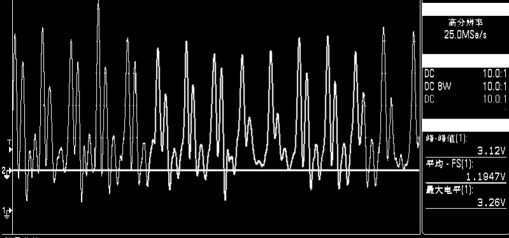
#> input picture Python_Opencv/图片黑白反转/1.png, 509 x 238 px
$ python 'Otsu二值化.py'
#> lines starting #> are read from the running program, lines starting #| are printed output that depends on the picture; after the words box and inside, x2 and y2 are one past the last pixel; in counts of white or black regions, pixels touching at a corner belong together
import cv2
import numpy as np
from matplotlib import pyplot as plt

#  这里用到到的函数还是 cv2.threshold()
#  但是需要多传入一个参数（flag）：cv2.THRESH_OTSU。这时要把阈值设为 0。然后算法会找到最优阈值，这个最优阈值就是返回值 retVal
#  如果不使用 Otsu 二值化，返回的retVal 值与设定的阈值相等。
#  高斯模糊降噪后二值化效果是最好的， ret2/ret3是二值化的最优阈值


# img = cv2.imread('image.jpg', 0)
img = cv2.imread('图片黑白反转/1.png', 0)
#> img is the input picture: shape (238, 509); min 0, max 255, mean 28.8
# cv2.imshow('IMG4', img)
# cv2.imwrite('IMG1.png', img)
# img1_gray = cv2.cvtColor(img1, cv2.COLOR_BGR2GRAY)
ret1, thresh1 = cv2.threshold(img, 127, 255, cv2.THRESH_BINARY)
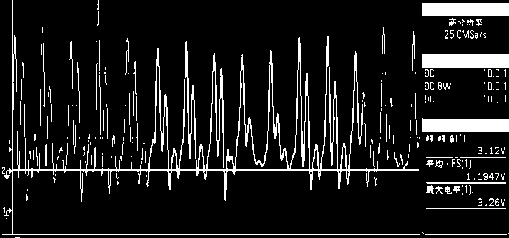
#> thresh1: shape (238, 509); 11% white; 238 white regions (181 under 20 px), largest, box (x1, y1, x2, y2) and area: (2, 0, 420, 235) 6290, (422, 54, 509, 68) 1218, (422, 118, 509, 132) 1132
ret2, thresh2 = cv2.threshold(img, 0, 255, cv2.THRESH_BINARY+cv2.THRESH_OTSU)
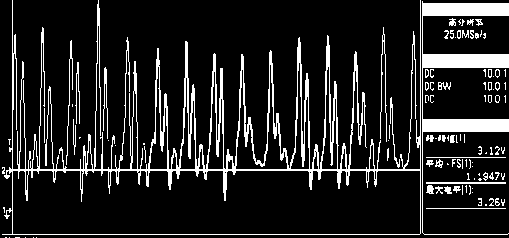
#> thresh2: shape (238, 509); 13.9% white; 111 white regions (67 under 20 px), largest, box (x1, y1, x2, y2) and area: (2, 0, 421, 235) 10428, (422, 1, 509, 235) 3758, (380, 27, 387, 142) 227
#> ret2 = 91
blur = cv2.GaussianBlur(img, (3, 3), 0)
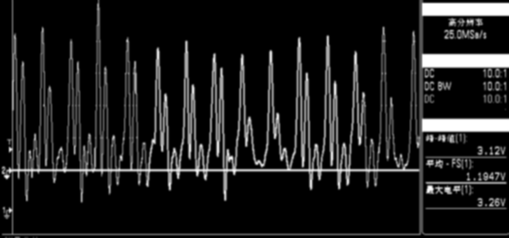
#> blur: shape (238, 509); min 0, max 255, mean 28.8
ret3, thresh3 = cv2.threshold(blur, 127, 255, cv2.THRESH_BINARY+cv2.THRESH_OTSU)
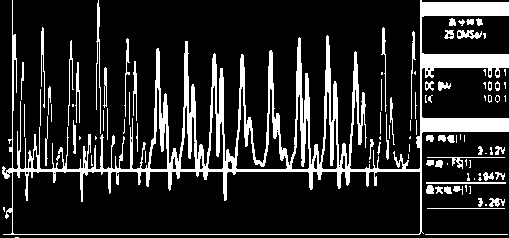
#> thresh3: shape (238, 509); 16.7% white; 102 white regions (46 under 20 px), largest, box (x1, y1, x2, y2) and area: (2, 0, 509, 235) 15908, (96, 0, 101, 134) 267, (41, 27, 45, 108) 168
#> ret3 = 71
titles = ['Original Image', 'BINARY', 'BINARY_INV', 'TRUNC', 'TOZERO', 'TOZERO_INV']
images = [img, thresh1, thresh2, thresh3]
print(ret1, ret2, ret3)
#| 127.0 91.0 71.0

# [4 lines of commented-out code are left out]

cv2.imshow('IMG1', thresh1)
cv2.imshow('IMG2', thresh2)
cv2.imshow('IMG3', thresh3)
cv2.imwrite('PigPeng.png', thresh3)
# plt.show()

if cv2.waitKey(0) & 0xff == ord('q'):
#> (key q is pressed here)
    cv2.destroyAllWindows()
